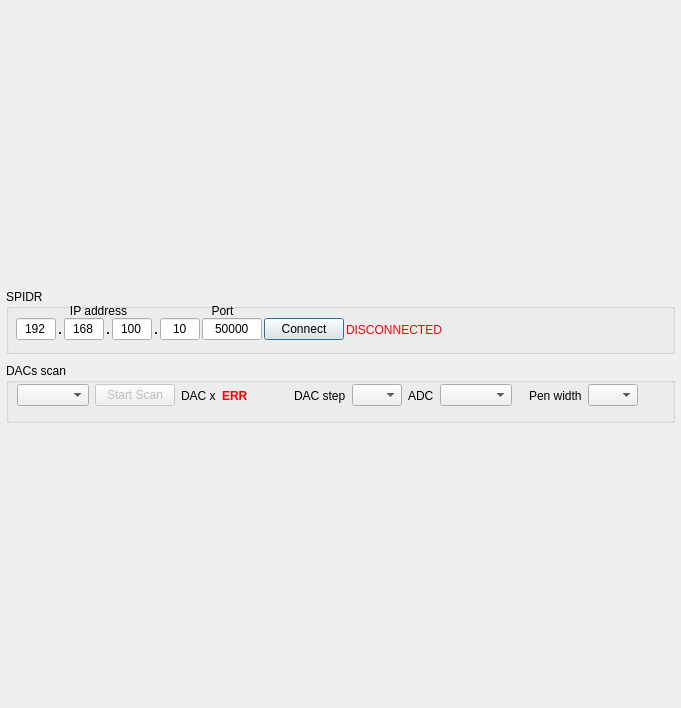
<?xml version="1.0" encoding="UTF-8"?>
<ui version="4.0">
 <class>SpidrDacsScanDialog</class>
 <widget class="QDialog" name="SpidrDacsScanDialog">
  <property name="geometry">
   <rect>
    <x>0</x>
    <y>0</y>
    <width>681</width>
    <height>708</height>
   </rect>
  </property>
  <property name="minimumSize">
   <size>
    <width>675</width>
    <height>0</height>
   </size>
  </property>
  <property name="windowTitle">
   <string>SPIDR Timepix3 DACs Scan</string>
  </property>
  <property name="windowIcon">
   <iconset resource="spidrdacsscan.qrc">
    <normaloff>:/icon/spidrdacsscan.ico</normaloff>:/icon/spidrdacsscan.ico</iconset>
  </property>
  <layout class="QVBoxLayout" name="verticalLayout_2">
   <property name="margin">
    <number>6</number>
   </property>
   <item>
    <layout class="QVBoxLayout" name="_verticalLayout">
     <property name="spacing">
      <number>4</number>
     </property>
     <item>
      <widget class="QGroupBox" name="_groupBoxSpidr">
       <property name="minimumSize">
        <size>
         <width>657</width>
         <height>65</height>
        </size>
       </property>
       <property name="maximumSize">
        <size>
         <width>16777215</width>
         <height>65</height>
        </size>
       </property>
       <property name="title">
        <string>SPIDR</string>
       </property>
       <widget class="QLabel" name="labelIpAddr">
        <property name="geometry">
         <rect>
          <x>58</x>
          <y>14</y>
          <width>69</width>
          <height>16</height>
         </rect>
        </property>
        <property name="text">
         <string>IP address</string>
        </property>
        <property name="alignment">
         <set>Qt::AlignCenter</set>
        </property>
       </widget>
       <widget class="QLabel" name="labelPort">
        <property name="geometry">
         <rect>
          <x>190</x>
          <y>14</y>
          <width>53</width>
          <height>16</height>
         </rect>
        </property>
        <property name="text">
         <string>Port</string>
        </property>
        <property name="alignment">
         <set>Qt::AlignCenter</set>
        </property>
       </widget>
       <widget class="QWidget" name="layoutWidget">
        <property name="geometry">
         <rect>
          <x>10</x>
          <y>28</y>
          <width>634</width>
          <height>25</height>
         </rect>
        </property>
        <layout class="QHBoxLayout" name="horizontalLayout_2">
         <property name="spacing">
          <number>2</number>
         </property>
         <item>
          <widget class="QLineEdit" name="_lineEditAddr3">
           <property name="maximumSize">
            <size>
             <width>40</width>
             <height>16777215</height>
            </size>
           </property>
           <property name="text">
            <string>192</string>
           </property>
           <property name="alignment">
            <set>Qt::AlignCenter</set>
           </property>
          </widget>
         </item>
         <item>
          <widget class="QLabel" name="labelPeriod">
           <property name="font">
            <font>
             <weight>75</weight>
             <bold>true</bold>
            </font>
           </property>
           <property name="text">
            <string>.</string>
           </property>
           <property name="alignment">
            <set>Qt::AlignCenter</set>
           </property>
          </widget>
         </item>
         <item>
          <widget class="QLineEdit" name="_lineEditAddr2">
           <property name="maximumSize">
            <size>
             <width>40</width>
             <height>16777215</height>
            </size>
           </property>
           <property name="text">
            <string>168</string>
           </property>
           <property name="alignment">
            <set>Qt::AlignCenter</set>
           </property>
          </widget>
         </item>
         <item>
          <widget class="QLabel" name="labelPeriod_2">
           <property name="font">
            <font>
             <weight>75</weight>
             <bold>true</bold>
            </font>
           </property>
           <property name="text">
            <string>.</string>
           </property>
           <property name="alignment">
            <set>Qt::AlignCenter</set>
           </property>
          </widget>
         </item>
         <item>
          <widget class="QLineEdit" name="_lineEditAddr1">
           <property name="maximumSize">
            <size>
             <width>40</width>
             <height>16777215</height>
            </size>
           </property>
           <property name="text">
            <string>100</string>
           </property>
           <property name="alignment">
            <set>Qt::AlignCenter</set>
           </property>
          </widget>
         </item>
         <item>
          <widget class="QLabel" name="labelPeriod_3">
           <property name="font">
            <font>
             <weight>75</weight>
             <bold>true</bold>
            </font>
           </property>
           <property name="text">
            <string>.</string>
           </property>
           <property name="alignment">
            <set>Qt::AlignCenter</set>
           </property>
          </widget>
         </item>
         <item>
          <widget class="QLineEdit" name="_lineEditAddr0">
           <property name="maximumSize">
            <size>
             <width>40</width>
             <height>16777215</height>
            </size>
           </property>
           <property name="text">
            <string>10</string>
           </property>
           <property name="alignment">
            <set>Qt::AlignCenter</set>
           </property>
          </widget>
         </item>
         <item>
          <widget class="QLineEdit" name="_lineEditPort">
           <property name="maximumSize">
            <size>
             <width>60</width>
             <height>16777215</height>
            </size>
           </property>
           <property name="text">
            <string>50000</string>
           </property>
           <property name="alignment">
            <set>Qt::AlignCenter</set>
           </property>
          </widget>
         </item>
         <item>
          <widget class="QPushButton" name="_pushButtonConnect">
           <property name="sizePolicy">
            <sizepolicy hsizetype="MinimumExpanding" vsizetype="Fixed">
             <horstretch>0</horstretch>
             <verstretch>0</verstretch>
            </sizepolicy>
           </property>
           <property name="maximumSize">
            <size>
             <width>80</width>
             <height>16777215</height>
            </size>
           </property>
           <property name="focusPolicy">
            <enum>Qt::ClickFocus</enum>
           </property>
           <property name="text">
            <string>Connect</string>
           </property>
          </widget>
         </item>
         <item>
          <widget class="QLabel" name="_labelDisconnected">
           <property name="palette">
            <palette>
             <active>
              <colorrole role="WindowText">
               <brush brushstyle="SolidPattern">
                <color alpha="255">
                 <red>255</red>
                 <green>0</green>
                 <blue>0</blue>
                </color>
               </brush>
              </colorrole>
             </active>
             <inactive>
              <colorrole role="WindowText">
               <brush brushstyle="SolidPattern">
                <color alpha="255">
                 <red>255</red>
                 <green>0</green>
                 <blue>0</blue>
                </color>
               </brush>
              </colorrole>
             </inactive>
             <disabled>
              <colorrole role="WindowText">
               <brush brushstyle="SolidPattern">
                <color alpha="255">
                 <red>120</red>
                 <green>120</green>
                 <blue>120</blue>
                </color>
               </brush>
              </colorrole>
             </disabled>
            </palette>
           </property>
           <property name="text">
            <string>DISCONNECTED</string>
           </property>
          </widget>
         </item>
         <item>
          <spacer name="horizontalSpacer_3">
           <property name="orientation">
            <enum>Qt::Horizontal</enum>
           </property>
           <property name="sizeHint" stdset="0">
            <size>
             <width>40</width>
             <height>20</height>
            </size>
           </property>
          </spacer>
         </item>
        </layout>
       </widget>
      </widget>
     </item>
     <item>
      <widget class="QGroupBox" name="_groupBoxScan">
       <property name="minimumSize">
        <size>
         <width>0</width>
         <height>60</height>
        </size>
       </property>
       <property name="maximumSize">
        <size>
         <width>16777215</width>
         <height>50</height>
        </size>
       </property>
       <property name="title">
        <string>DACs scan</string>
       </property>
       <widget class="QWidget" name="">
        <property name="geometry">
         <rect>
          <x>11</x>
          <y>20</y>
          <width>633</width>
          <height>25</height>
         </rect>
        </property>
        <layout class="QHBoxLayout" name="horizontalLayout">
         <item>
          <widget class="QComboBox" name="_comboBoxDeviceIndex"/>
         </item>
         <item>
          <widget class="QPushButton" name="_pushButtonScan">
           <property name="enabled">
            <bool>false</bool>
           </property>
           <property name="sizePolicy">
            <sizepolicy hsizetype="MinimumExpanding" vsizetype="Fixed">
             <horstretch>0</horstretch>
             <verstretch>0</verstretch>
            </sizepolicy>
           </property>
           <property name="maximumSize">
            <size>
             <width>80</width>
             <height>16777215</height>
            </size>
           </property>
           <property name="focusPolicy">
            <enum>Qt::ClickFocus</enum>
           </property>
           <property name="text">
            <string>Start Scan</string>
           </property>
          </widget>
         </item>
         <item>
          <widget class="QLabel" name="_labelDac">
           <property name="text">
            <string>DAC x</string>
           </property>
          </widget>
         </item>
         <item>
          <widget class="QLabel" name="_labelErr">
           <property name="palette">
            <palette>
             <active>
              <colorrole role="WindowText">
               <brush brushstyle="SolidPattern">
                <color alpha="255">
                 <red>255</red>
                 <green>0</green>
                 <blue>0</blue>
                </color>
               </brush>
              </colorrole>
             </active>
             <inactive>
              <colorrole role="WindowText">
               <brush brushstyle="SolidPattern">
                <color alpha="255">
                 <red>255</red>
                 <green>0</green>
                 <blue>0</blue>
                </color>
               </brush>
              </colorrole>
             </inactive>
             <disabled>
              <colorrole role="WindowText">
               <brush brushstyle="SolidPattern">
                <color alpha="255">
                 <red>120</red>
                 <green>120</green>
                 <blue>120</blue>
                </color>
               </brush>
              </colorrole>
             </disabled>
            </palette>
           </property>
           <property name="font">
            <font>
             <weight>75</weight>
             <bold>true</bold>
            </font>
           </property>
           <property name="text">
            <string>ERR</string>
           </property>
          </widget>
         </item>
         <item>
          <spacer name="horizontalSpacer_2">
           <property name="orientation">
            <enum>Qt::Horizontal</enum>
           </property>
           <property name="sizeType">
            <enum>QSizePolicy::Fixed</enum>
           </property>
           <property name="sizeHint" stdset="0">
            <size>
             <width>40</width>
             <height>20</height>
            </size>
           </property>
          </spacer>
         </item>
         <item>
          <widget class="QLabel" name="labelDacStep">
           <property name="text">
            <string>DAC step</string>
           </property>
          </widget>
         </item>
         <item>
          <widget class="QComboBox" name="_comboBoxDacStep">
           <property name="maximumSize">
            <size>
             <width>50</width>
             <height>16777215</height>
            </size>
           </property>
          </widget>
         </item>
         <item>
          <widget class="QLabel" name="labelAdc">
           <property name="text">
            <string>ADC</string>
           </property>
          </widget>
         </item>
         <item>
          <widget class="QComboBox" name="_comboBoxAdcSamples"/>
         </item>
         <item>
          <spacer name="horizontalSpacer">
           <property name="orientation">
            <enum>Qt::Horizontal</enum>
           </property>
           <property name="sizeHint" stdset="0">
            <size>
             <width>40</width>
             <height>20</height>
            </size>
           </property>
          </spacer>
         </item>
         <item>
          <widget class="QLabel" name="labelPenWidth">
           <property name="text">
            <string>Pen width</string>
           </property>
          </widget>
         </item>
         <item>
          <widget class="QComboBox" name="_comboBoxPenWidth">
           <property name="maximumSize">
            <size>
             <width>50</width>
             <height>16777215</height>
            </size>
           </property>
          </widget>
         </item>
         <item>
          <spacer name="horizontalSpacer_4">
           <property name="orientation">
            <enum>Qt::Horizontal</enum>
           </property>
           <property name="sizeHint" stdset="0">
            <size>
             <width>40</width>
             <height>20</height>
            </size>
           </property>
          </spacer>
         </item>
        </layout>
       </widget>
      </widget>
     </item>
    </layout>
   </item>
  </layout>
 </widget>
 <resources>
  <include location="spidrdacsscan.qrc"/>
 </resources>
 <connections/>
</ui>
